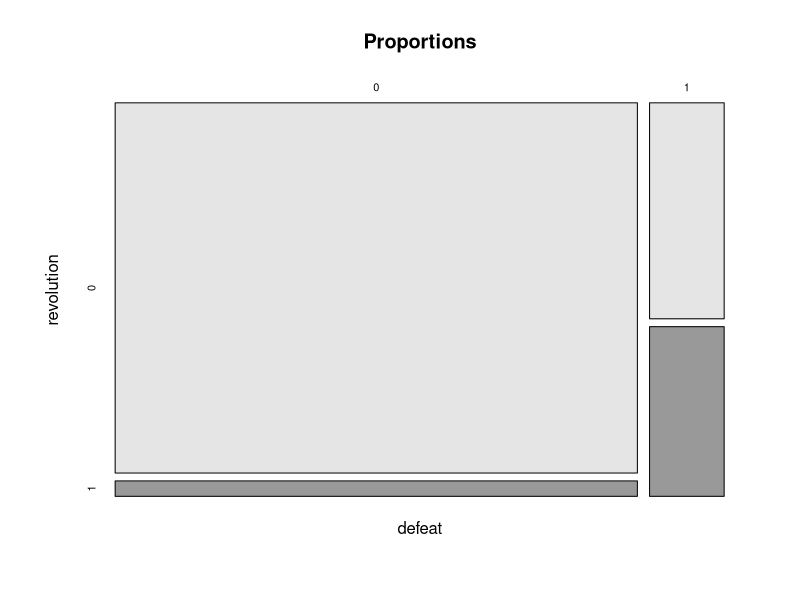

Generate this figure with R:
## Example contingency table

# First generate some data simulating the relation between revolutions following military defeat
set.seed(42)
R<-rgamma(200,1,7)               # Baseline risk of revolution
defeat<-rbinom(200,1,prob=.12)   # Probability of military defeat
R<-R+.4*defeat+rnorm(200,0,.01)  # Adjust probability of revolution
revolution<-ifelse(R>.5,1,0)     # Dummy variable for revolution

# Look at cross-tabulation
#table(defeat);table(revolution)
table(defeat,revolution)

# Can calcute probability
7/(168+7)  # Revolution when there was no defeat
11/(14+11) # Revolution when there was military defeat 

# Save table and look at proportions
DR<-table(defeat,revolution)

prop.table(DR)
prop.table(DR,1) # Row as margin
prop.table(DR,2) # Column as margin

# Can very easily conduct a Chi-square test using 'summary'
summary(DR)

# Produce a mosaicplot
plot(DR,main="Proportions",col=c("grey90","grey60"))
